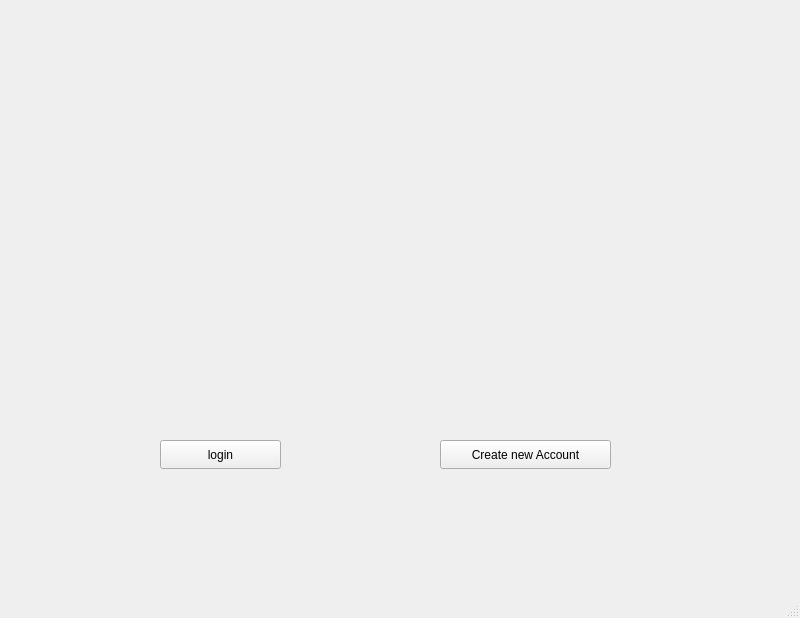
<?xml version="1.0" encoding="UTF-8"?>
<ui version="4.0">
 <class>MainWindow</class>
 <widget class="QMainWindow" name="MainWindow">
  <property name="geometry">
   <rect>
    <x>0</x>
    <y>0</y>
    <width>800</width>
    <height>618</height>
   </rect>
  </property>
  <property name="maximumSize">
   <size>
    <width>1440</width>
    <height>1280</height>
   </size>
  </property>
  <property name="windowTitle">
   <string>sign in/up</string>
  </property>
  <property name="styleSheet">
   <string notr="true"/>
  </property>
  <widget class="QWidget" name="centralwidget">
   <widget class="QPushButton" name="NewAccount">
    <property name="geometry">
     <rect>
      <x>440</x>
      <y>440</y>
      <width>171</width>
      <height>29</height>
     </rect>
    </property>
    <property name="text">
     <string>Create new Account</string>
    </property>
   </widget>
   <widget class="QLabel" name="label">
    <property name="geometry">
     <rect>
      <x>110</x>
      <y>10</y>
      <width>561</width>
      <height>421</height>
     </rect>
    </property>
    <property name="maximumSize">
     <size>
      <width>1040</width>
      <height>1040</height>
     </size>
    </property>
    <property name="text">
     <string/>
    </property>
    <property name="pixmap">
     <pixmap resource="../imgs/imgs.qrc">:/imgs/back.jfif</pixmap>
    </property>
    <property name="scaledContents">
     <bool>true</bool>
    </property>
   </widget>
   <widget class="QPushButton" name="login_button">
    <property name="geometry">
     <rect>
      <x>160</x>
      <y>440</y>
      <width>121</width>
      <height>29</height>
     </rect>
    </property>
    <property name="text">
     <string>login</string>
    </property>
   </widget>
  </widget>
  <widget class="QMenuBar" name="menubar">
   <property name="geometry">
    <rect>
     <x>0</x>
     <y>0</y>
     <width>800</width>
     <height>25</height>
    </rect>
   </property>
  </widget>
  <widget class="QStatusBar" name="statusbar"/>
 </widget>
 <resources>
  <include location="../imgs/imgs.qrc"/>
 </resources>
 <connections/>
</ui>
